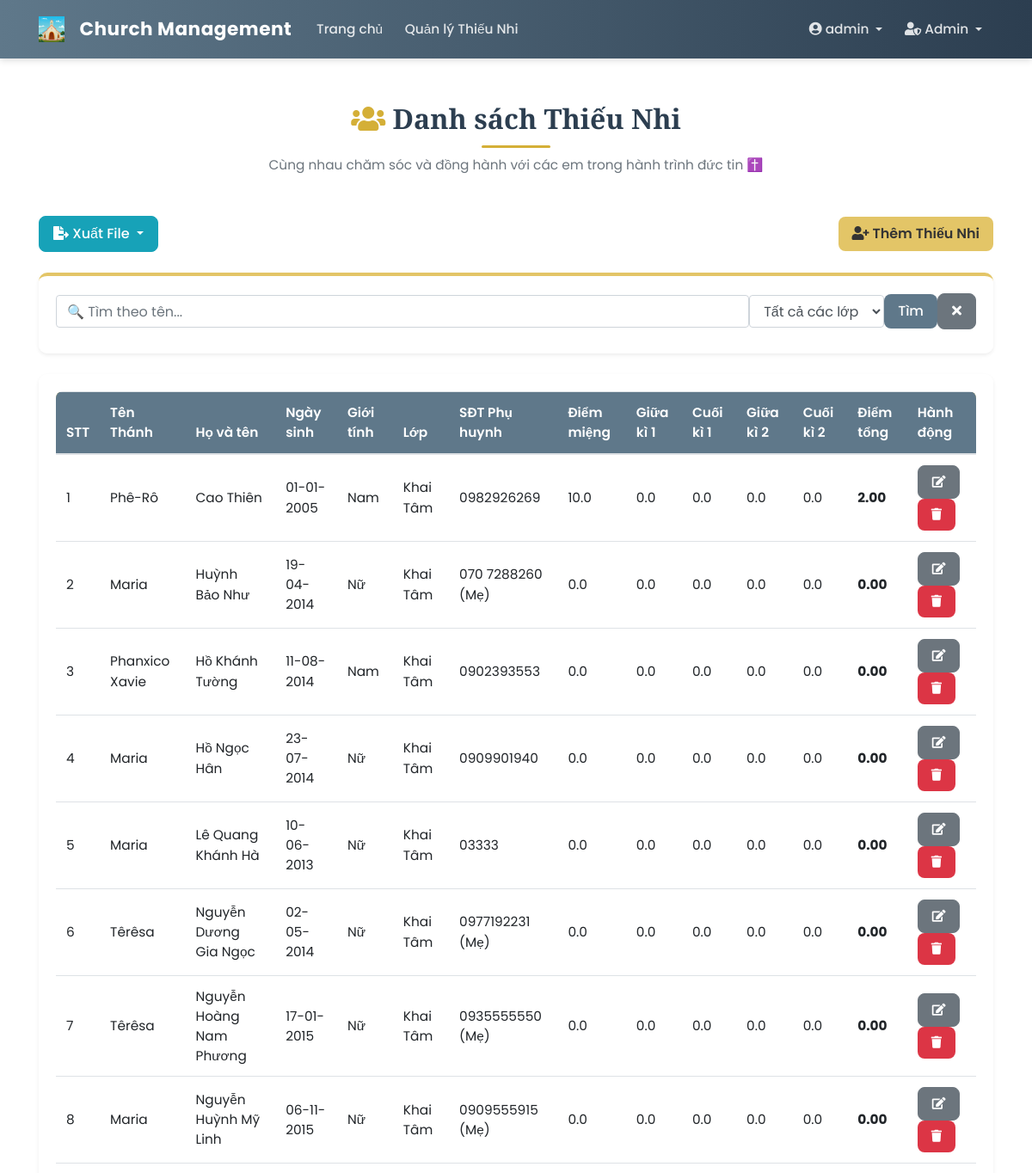
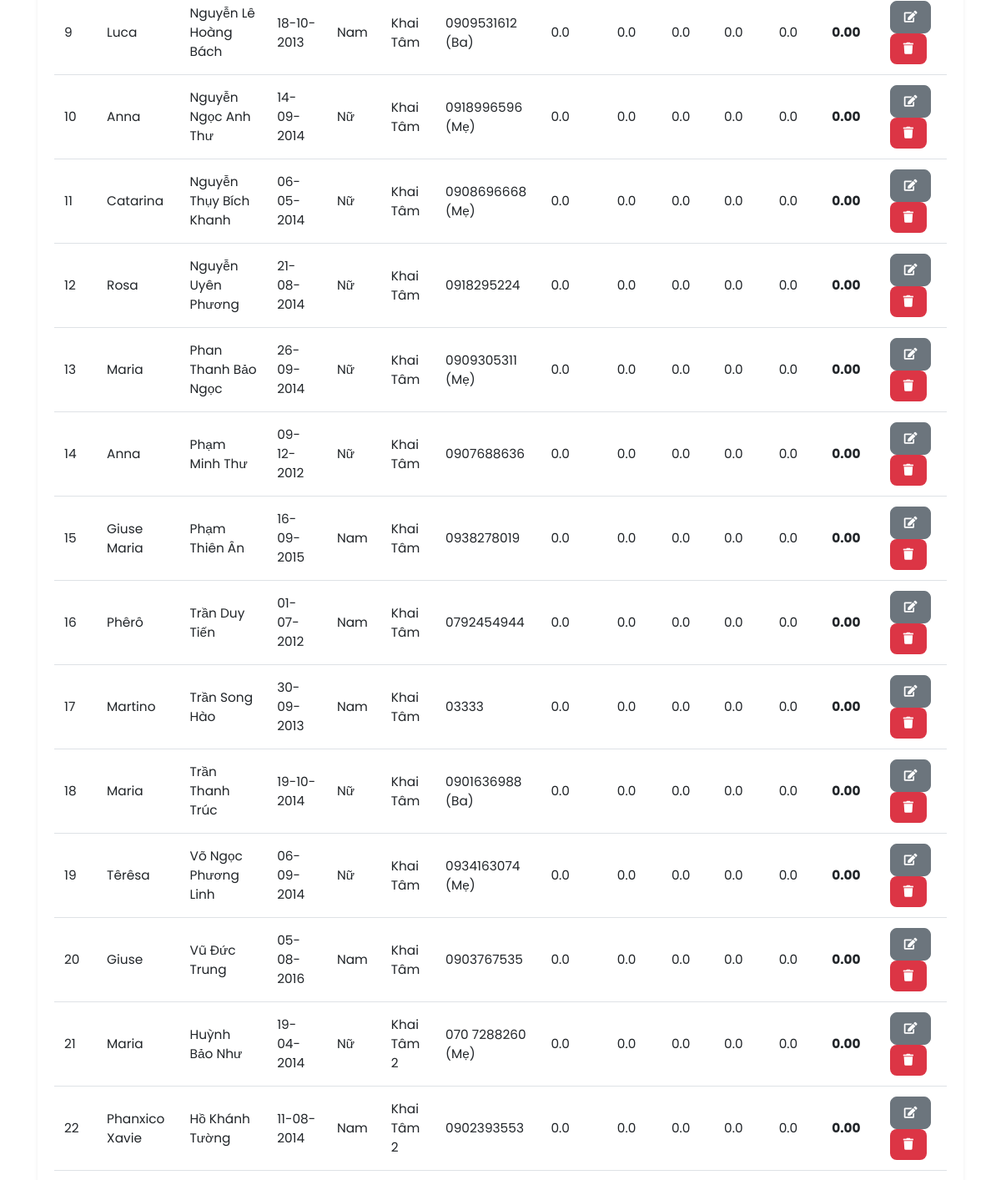
Page /students (signed in, upper part) on the earlier database version (2 pictures, top to bottom).
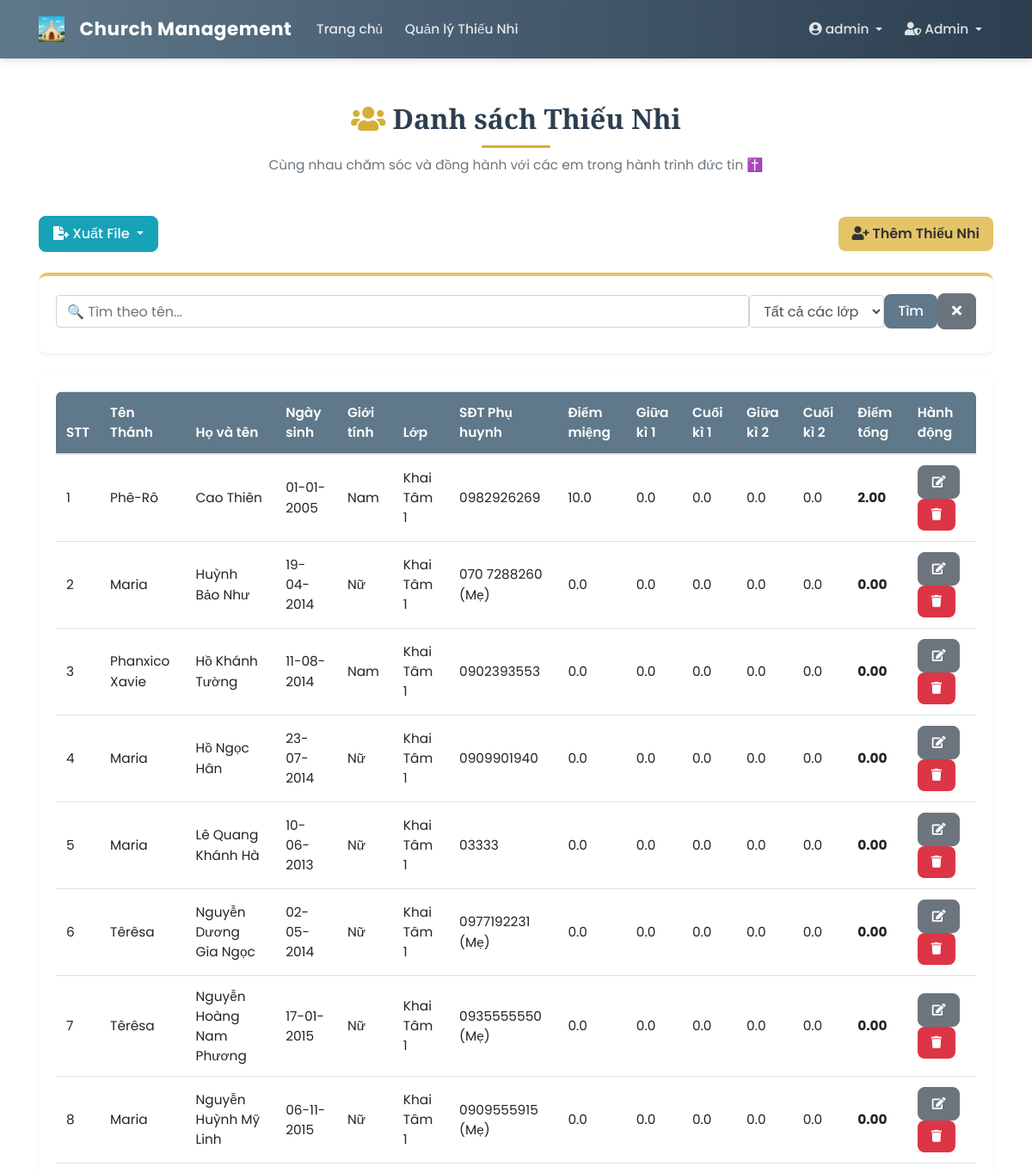
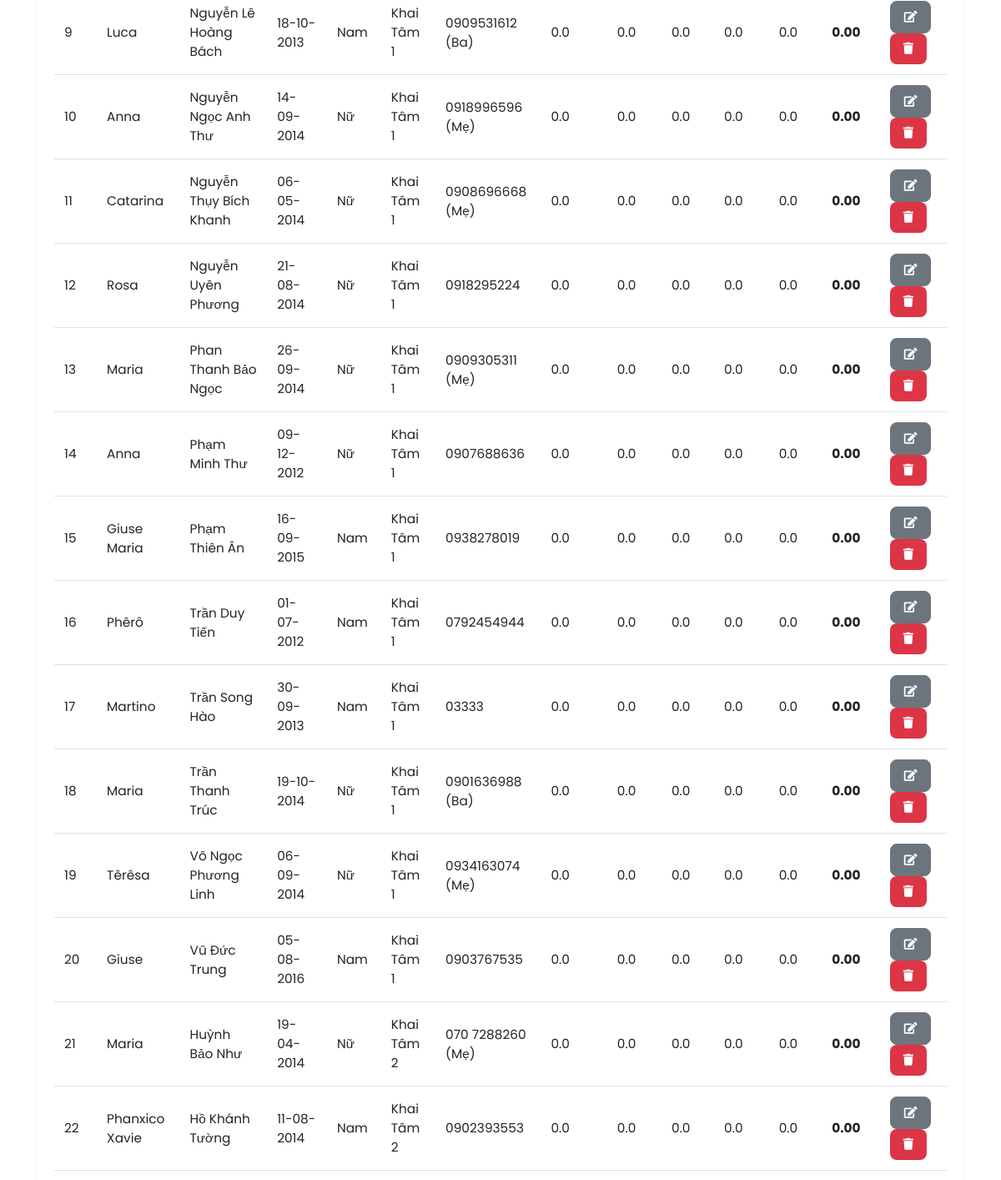
Same page on the later database version (2 pictures, top to bottom).
### app/models/student.py (models this page shows, shortened)
class Student(db.Model):
    __tablename__ = 'student'
    id = db.Column(db.Integer, primary_key=True)
    ten_thanh = db.Column(db.String(50), nullable=True) # Tên Thánh (Tùy chọn)
    full_name = db.Column(db.String(100), nullable=False) # Họ và Tên
    date_of_birth = db.Column(db.Date, nullable=False) # Ngày sinh
    gender = db.Column(db.String(10), nullable=False) # Giới tính ('Nam', 'Nữ')
    ho_ten_bo = db.Column(db.String(100), nullable=True)
    ho_ten_me = db.Column(db.String(100), nullable=True)
    sdt_phu_huynh = db.Column(db.String(15), nullable=True)
    class_id = db.Column(db.Integer, db.ForeignKey('class_model.id'), nullable=True)
    diem_mieng = db.Column(db.Float, nullable=True, default=0.0)
    diem_giua_ki_1 = db.Column(db.Float, nullable=True, default=0.0)
    diem_cuoi_ki_1 = db.Column(db.Float, nullable=True, default=0.0)
    diem_giua_ki_2 = db.Column(db.Float, nullable=True, default=0.0)
    diem_cuoi_ki_2 = db.Column(db.Float, nullable=True, default=0.0)
    @property
    def diem_tong(self):
        scores = [self.diem_mieng or 0, self.diem_giua_ki_1 or 0, self.diem_cuoi_ki_1 or 0,
                 self.diem_giua_ki_2 or 0, self.diem_cuoi_ki_2 or 0]
        return round(sum(scores) / 5, 2) if any(scores) else 0.0

### app/models/class_model.py (models this page shows, shortened)
class ClassModel(db.Model):
    __tablename__ = 'class_model'
    id = db.Column(db.Integer, primary_key=True)
    name = db.Column(db.String(100), unique=True, nullable=False)
    students = db.relationship('Student', backref='class_assigned', lazy='dynamic')
    leaders = db.relationship(
        'User',
        secondary=class_leaders_association,
        back_populates='assigned_classes',
        lazy='dynamic'
    )

### app/controllers/student_controller.py (the view)
@student_bp.route("/students", methods=['GET', 'POST'])
@login_required
def list_students():
    search_form = SearchStudentForm(request.form if request.method == 'POST' else request.args)
    if current_user.is_admin():
        classes = Class.query.order_by(Class.name).all()
        search_form.class_filter.choices = [('', 'Tất cả các lớp')] + [(str(c.id), c.name) for c in classes]
    elif current_user.role == 'guest':
        classes = Class.query.order_by(Class.name).all()
        search_form.class_filter.choices = [('', 'Tất cả các lớp')] + [(str(c.id), c.name) for c in classes]
    else:
        assigned_class_ids = [c.id for c in current_user.assigned_classes.all()]
        classes = Class.query.filter(Class.id.in_(assigned_class_ids)).order_by(Class.name).all()
        search_form.class_filter.choices = [('', 'Tất cả các lớp')] + [(str(c.id), c.name) for c in classes]
    query = Student.query.outerjoin(Class).order_by(Class.name, Student.full_name)
    if not current_user.is_admin() and current_user.role != 'guest':
        assigned_class_ids = [c.id for c in current_user.assigned_classes.all()]
        query = query.filter(Student.class_id.in_(assigned_class_ids))
    search_term = None
    class_id_filter = None
    if request.method == 'POST' and 'submit_search' in request.form and search_form.validate():
         search_term = search_form.search_term.data
         class_id_filter = search_form.class_filter.data
    elif request.method == 'GET':
        search_term = request.args.get('search_term', None)
        class_id_filter = request.args.get('class_filter', None)
        if search_term:
             search_form.search_term.data = search_term
        if class_id_filter:
             search_form.class_filter.data = class_id_filter
    if search_term:
        search_pattern = f"%{search_term}%"
        query = query.filter(or_(
            Student.full_name.ilike(search_pattern),
            Student.ten_thanh.ilike(search_pattern)
        ))
    if class_id_filter:
        try:
            query = query.filter(Student.class_id == int(class_id_filter))
        except ValueError:
            pass # Bỏ qua nếu class_id không phải số nguyên
    students = query.all()
    return render_template('students.html',
                           students=students,
                           title="Danh sách thiếu nhi",
                           search_form=search_form) # <-- Truyền form tìm kiếm ra template

### app/forms.py
class SearchStudentForm(FlaskForm):
    search_term = StringField('Tìm kiếm (Tên)', validators=[Optional()])
    class_filter = SelectField('Lọc theo lớp', choices=[('', 'Tất cả các lớp')], validators=[Optional()], default='')
    submit_search = SubmitField('Tìm')

### app/models/user.py (called while the page is built)
@login_manager.user_loader
def load_user(user_id):
    return User.query.get(int(user_id))

    def is_admin(self):
        return self.role == 'admin'

### app/templates/students.html (shortened to what the changed rows need)
{% extends "base.html" %}
{% block content %}
<link rel="stylesheet" href="{{ url_for('static', filename='css/student_list.css') }}">
<div class="page-header text-center mb-5">
  <h1 class="page-title"><i class="fas fa-users text-gold me-2"></i> Danh sách Thiếu Nhi</h1>
</div>
<div class="card shadow-sm">
  <div class="card-body">
    <div class="table-responsive">
      <table class="table table-hover align-middle">
        <thead class="table-gold">
          <tr>
            <th>STT</th>
            <th>Tên Thánh</th>
            <th>Họ và tên</th>
            <th>Ngày sinh</th>
            <th>Giới tính</th>
            <th>Lớp</th>
            <th>SĐT Phụ huynh</th>
            <th>Điểm miệng</th>
            <th>Giữa kì 1</th>
            <th>Cuối kì 1</th>
            <th>Giữa kì 2</th>
            <th>Cuối kì 2</th>
            <th>Điểm tổng</th>
            {% if current_user.role == 'admin' or current_user.is_leader() %}
            <th>Hành động</th>
            {% endif %}
          </tr>
        </thead>
        <tbody>
          {% for student in students %}
          <tr>
            <td>{{ loop.index }}</td>
            <td>{{ student.ten_thanh or 'N/A' }}</td>
            <td>{{ student.full_name }}</td>
            <td>{{ student.date_of_birth.strftime('%d-%m-%Y') if student.date_of_birth else '' }}</td>
            <td>{{ student.gender }}</td>
            <td>{{ student.class_assigned.name if student.class_assigned else 'Chưa xếp lớp' }}</td>
            <td>{{ student.sdt_phu_huynh or 'N/A' }}</td>
            <td>{{ "%.1f"|format(student.diem_mieng or 0) }}</td>
            <td>{{ "%.1f"|format(student.diem_giua_ki_1 or 0) }}</td>
            <td>{{ "%.1f"|format(student.diem_cuoi_ki_1 or 0) }}</td>
            <td>{{ "%.1f"|format(student.diem_giua_ki_2 or 0) }}</td>
            <td>{{ "%.1f"|format(student.diem_cuoi_ki_2 or 0) }}</td>
            <td><strong>{{ "%.2f"|format(student.diem_tong) }}</strong></td>
            {% if current_user.role == 'admin' or current_user.is_leader() %}
            <td>
              <a href="{{ url_for('main_routes.edit_student', student_id=student.id) }}" class="btn btn-secondary btn-sm" title="Sửa"><i class="fas fa-edit"></i></a>
              <form
                  action="{{ url_for('main_routes.delete_student', student_id=student.id) }}"
                  method="POST"
                  class="d-inline"
                  onsubmit="return confirm('Bạn có chắc chắn muốn xóa thiếu nhi {{ student.full_name|escape }}?');">
                <button type="submit" class="btn btn-danger btn-sm" title="Xóa">
                  <i class="fas fa-trash"></i>
                </button>
              </form>
            </td>
            {% endif %}
          </tr>
          {% else %}
          <tr>
            <td colspan="{{ 13 if current_user.role == 'admin' or current_user.is_leader() else 12 }}" class="text-center text-muted py-4">
              ⛪ Không có dữ liệu thiếu nhi nào.
            </td>
          </tr>
          {% endfor %}
        </tbody>
      </table>
    </div>
  </div>
</div>
{% endblock content %}

Differences in the rows shown:
changed through a linked row, Student "Phê-Rô": class_assigned "Khai Tâm" → "Khai Tâm 1"
changed through a linked row, Student (number 2 of 22 on the later page): class_assigned "Khai Tâm" → "Khai Tâm 1"
changed through a linked row, Student (number 3 of 22 on the later page): class_assigned "Khai Tâm" → "Khai Tâm 1"
changed through a linked row, Student "Hồ Ngọc Hân": class_assigned "Khai Tâm" → "Khai Tâm 1"
changed through a linked row, Student "Lê Quang Khánh Hà": class_assigned "Khai Tâm" → "Khai Tâm 1"
changed through a linked row, Student "Nguyễn Dương Gia Ngọc": class_assigned "Khai Tâm" → "Khai Tâm 1"
changed through a linked row, Student "Nguyễn Hoàng Nam Phương": class_assigned "Khai Tâm" → "Khai Tâm 1"
changed through a linked row, Student "Nguyễn Huỳnh Mỹ Linh": class_assigned "Khai Tâm" → "Khai Tâm 1"
changed through a linked row, Student "Luca": class_assigned "Khai Tâm" → "Khai Tâm 1"
changed through a linked row, Student "Nguyễn Ngọc Anh Thư": class_assigned "Khai Tâm" → "Khai Tâm 1"
changed through a linked row, Student "Catarina": class_assigned "Khai Tâm" → "Khai Tâm 1"
changed through a linked row, Student "Rosa": class_assigned "Khai Tâm" → "Khai Tâm 1"
changed through a linked row, Student "Phan Thanh Bảo Ngọc": class_assigned "Khai Tâm" → "Khai Tâm 1"
changed through a linked row, Student "Phạm Minh Thư": class_assigned "Khai Tâm" → "Khai Tâm 1"
changed through a linked row, Student "Giuse Maria": class_assigned "Khai Tâm" → "Khai Tâm 1"
changed through a linked row, Student "Phêrô": class_assigned "Khai Tâm" → "Khai Tâm 1"
changed through a linked row, Student "Martino": class_assigned "Khai Tâm" → "Khai Tâm 1"
changed through a linked row, Student "Trần Thanh Trúc": class_assigned "Khai Tâm" → "Khai Tâm 1"
changed through a linked row, Student "Võ Ngọc Phương Linh": class_assigned "Khai Tâm" → "Khai Tâm 1"
changed through a linked row, Student "Giuse": class_assigned "Khai Tâm" → "Khai Tâm 1"
